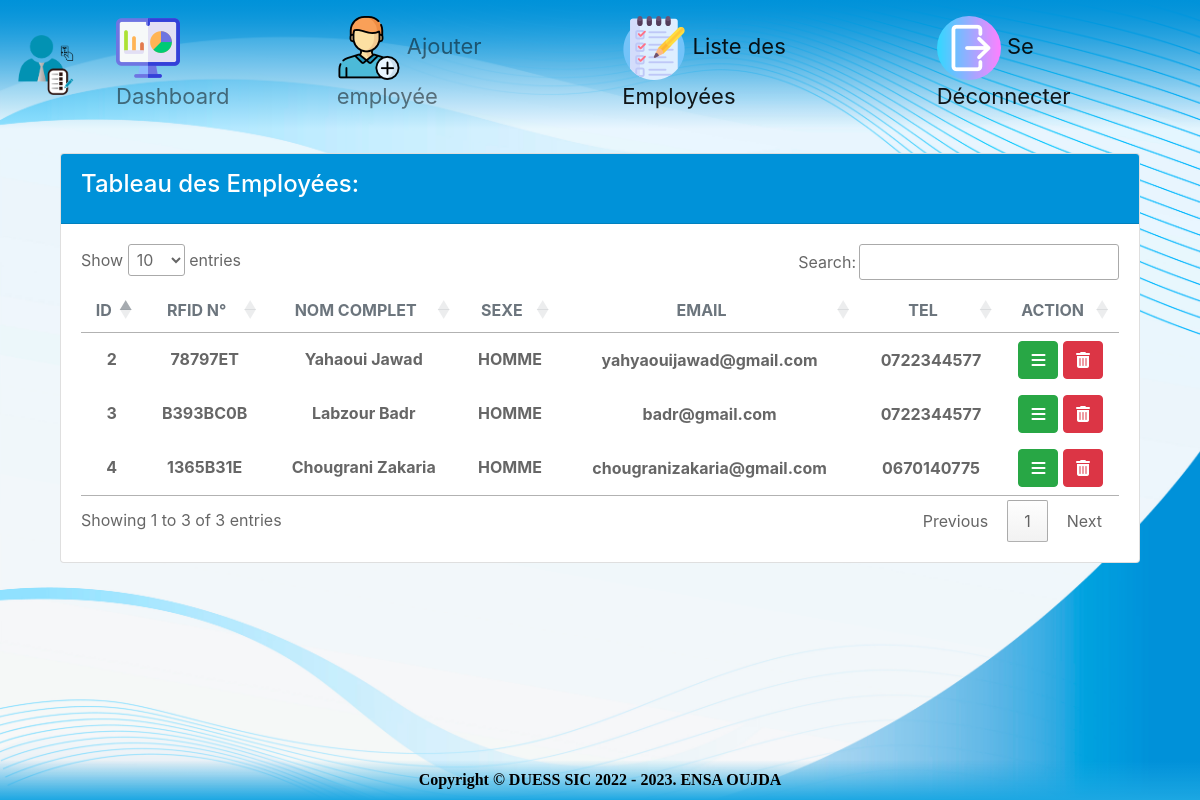
Before: /list_employes with the older database file.
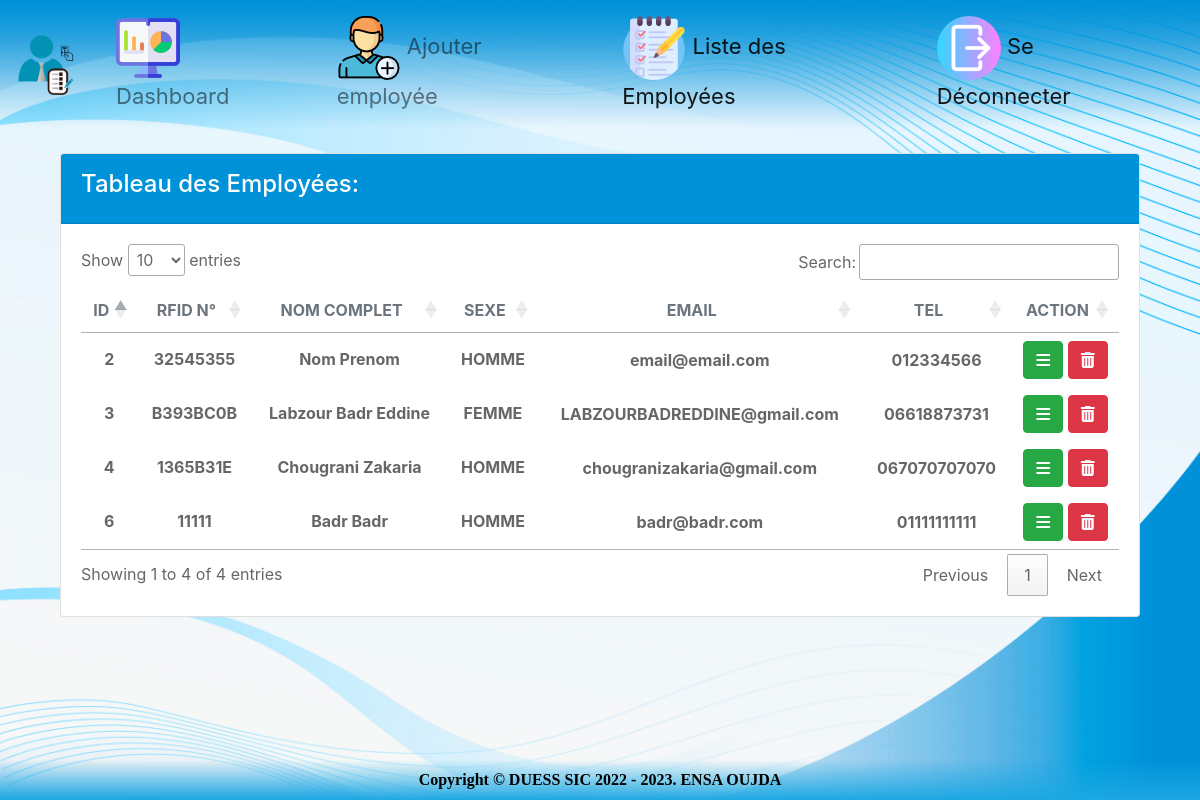
After: the same page with the newer database file.
### app/models.py (models this page shows, shortened)
class Employe(models.Model):
    nom = models.CharField(max_length=50)
    prenom = models.CharField(max_length=50)
    SEXE = [
        ("HOMME", "Homme"),
        ("FEMME", "Femme"),
    ]
    sexe = models.CharField(max_length=5, choices=SEXE)
    email = models.EmailField(max_length=254)
    tel = models.CharField(max_length=20)
    date_enregistrement = models.DateTimeField(auto_now_add=True)
    num_rfid = models.CharField(max_length=20, unique=True)

### app/views.py (the view)
# urls.py: path("list_employes", views.list_employes, name="list_employes"),
def list_employes(request):
    employes = Employe.objects.all()
    return render(request, 'liste_employes.html', {'employes': employes})

### templates/liste_employes.html (shortened to what this page needs)
{% extends 'base.html' %}
{% load static %}
{% block content %}
    <div class="container-fluid py-4">
        <div class="row">
            <div class="col-12">
                <div class="card">
                    <div class="card-header py-3" style="background-color: #0092d9;color: white;">
                        <h4>Tableau des Employées:</h4>
                    </div>
                    <div class="card-body">
                        <div class="table-responsive">
                            <table id="tableEmployes">
                                <thead>
                                <tr>
                                    <th class="text-center text-uppercase text-secondary text-xxs font-weight-bolder opacity-7">
                                        ID
                                    </th>
                                    <th class="text-center text-uppercase text-secondary text-xxs font-weight-bolder opacity-7">
                                        RFID N°
                                    </th>
                                    <th class="text-center text-uppercase text-secondary text-xxs font-weight-bolder opacity-7">
                                        nom Complet
                                    </th>
                                    <th class="text-center text-uppercase text-secondary text-xxs font-weight-bolder opacity-7">
                                        sexe
                                    </th>
                                    <th class="text-center text-uppercase text-secondary text-xxs font-weight-bolder opacity-7">
                                        email
                                    </th>
                                    <th class="text-center text-uppercase text-secondary text-xxs font-weight-bolder opacity-7 ps-2">
                                        tel
                                    </th>
                                    <th class="text-center text-uppercase text-secondary text-xxs font-weight-bolder opacity-7">
                                        action
                                    </th>
                                </tr>
                                </thead>
                                <tbody>
                                {% for item in employes %}
                                    <tr>
                                        <td class="align-middle text-center">
                                            <h6 class="text-xs font-weight-bold mb-0">{{ item.pk }}</h6>
                                        </td>
                                        <td class="align-middle text-center">
                                            <h6 class="text-xs font-weight-bold mb-0">{{ item.num_rfid }}</h6>
                                        </td>
                                        <td class="align-middle text-center">
                                            <h6 class="text-xs font-weight-bold mb-0">{{ item.nom|title }} {{ item.prenom|title }}</h6>
                                        </td>
                                        <td class="align-middle text-center">
                                            <h6 class="text-xs font-weight-bold mb-0">{{ item.sexe }}</h6>
                                        </td>
                                        <td class="align-middle text-center">
                                            <p class="text-xs font-weight-bold mb-0">{{ item.email }}</p>
                                        </td>
                                        <td class="align-middle text-center">
                                            <p class="text-xs font-weight-bold mb-0">{{ item.tel }}</p>
                                        </td>
                                        <td class="align-middle text-center">
                                            <form method="post" action="{% url 'delete_employe' item.pk %}">
                                                <a href="{% url 'details' item.pk %}" class="btn btn-success"><i
                                                        class="fa-solid fa-bars"></i></a>
                                                <button type="submit" class="btn btn-danger"><i class="fa-solid fa-trash-can"></i></button>
                                            </form>
                                        </td>
                                    </tr>
                                {% endfor %}
                                </tbody>
                            </table>
                        </div>
                    </div>
                </div>
            </div>
        </div>
    </div>
{% endblock %}

### templates/base.html (shortened to what this page needs)
{% load static %}
<!DOCTYPE html>
<html lang="fr">
<head>
    <link href="https://cdn.datatables.net/1.13.4/css/jquery.dataTables.min.css" rel="stylesheet"/>
    <link rel="stylesheet" type="text/css"
          href="https://cdn.datatables.net/responsive/2.2.9/css/responsive.dataTables.min.css">
    <link rel="stylesheet" href="https://cdnjs.cloudflare.com/ajax/libs/twitter-bootstrap/4.6.0/css/bootstrap.min.css">
    <link href="{% static 'assets/css/style.css' %}" type="text/css" rel="stylesheet"/>
</head>
<body>
{% include 'navbar.html' %}
    <main class="container">
        {% block content %}
        {% endblock %}
    </main>
    {% include 'footer.html' %}
</body>
</html>

### templates/navbar.html (shortened to what this page needs)
{% load static %}
<nav class="navbar navbar-expand-lg navbar-light"
    style="min-height: 80px;background: linear-gradient(180deg, #0092d9, transparent);">
    <a class="navbar-brand" href="#"><img src="{% static 'assets/img/logoG.png' %}" alt="dash" style="height: 60px"></a>
    <div class="collapse navbar-collapse flex-column" id="sidebar">
        <ul class="navbar-nav">
            <li class="nav-item mx-3 {% if request.path == '/' %}active{% endif %}">
                <a class="nav-link" href="/">
                    <img src="{% static 'assets/img/dash-icon.png' %}" alt="dash">
                    Dashboard
                </a>
            </li>
            <li class="nav-item mx-3 {% if request.path == '/add_employe' %}active{% endif %}">
                <a class="nav-link" href="{% url 'add_employe' %}">
                    <img src="{% static 'assets/img/add-user.png' %}" alt="dash">
                    Ajouter employée
                </a>
            </li>
            <li class="nav-item mx-3 {% if request.path == '/list_employes' %}active{% endif %}">
                <a class="nav-link" href="{% url 'list_employes' %}">
                    <img src="{% static 'assets/img/list.png' %}" alt="dash">
                    Liste des Employées
                </a>
            </li>
        <li class="nav-item mx-3 {% if request.path == '/list_employes' %}active{% endif %}">
                <a class="nav-link" href="{% url 'quitter' %}">
                    <img src="{% static 'assets/img/64.png' %}" alt="dash">
                    Se Déconnecter
                </a>
            </li>
        </ul>
    </div>
</nav>

### templates/footer.html (shortened to what this page needs)
{% load static %}
<div class="footer">
    Copyright © DUESS SIC 2022 - 2023. ENSA OUJDA
</div>

### static/assets/css/style.css (style rules this page uses)
body { background-image: url('../img/background.jpg'); background-size: cover; color: rgba(0, 0, 0, 0.6); height: 100vh; }
.navbar-nav .nav-link { font-size: 22px; }

### templates/footer.html (style rules this page uses)
.footer { display: flex; justify-content: center; align-items: center; position: fixed; bottom: 0; left: 0; width: 100%; height: 40px; background-image: linear-gradient(180deg, #f6f7f900, #1ca7e2); color: black; font-weight: 700; font-family: "Bell MT"; }

Changed rows visible on the page:
changed Employe id 2: num_rfid "78797ET" → "32545355"; nom "Yahaoui" → "Nom"; prenom "Jawad" → "Prenom"; email "yahyaouijawad@gmail.com" → "email@email.com"; tel "0722344577" → "012334566"
changed Employe "B393BC0B": prenom "Badr" → "Badr Eddine"; sexe "HOMME" → "FEMME"; email "badr@gmail.com" → "LABZOURBADREDDINE@gmail.com"; tel "0722344577" → "06618873731"
changed Employe "Chougrani": tel "0670140775" → "067070707070"
added Employe: pk "6", num_rfid "11111", nom "Badr", prenom "Badr", sexe "HOMME", email "badr@badr.com", tel "01111111111"
Other visible differences:
text written by a page script: "Show entries Search: Showing 1 to 3 of 3 entries Previous 1 Next" → "Show entries Search: Showing 1 to 4 of 4 entries Previous 1 Next"
